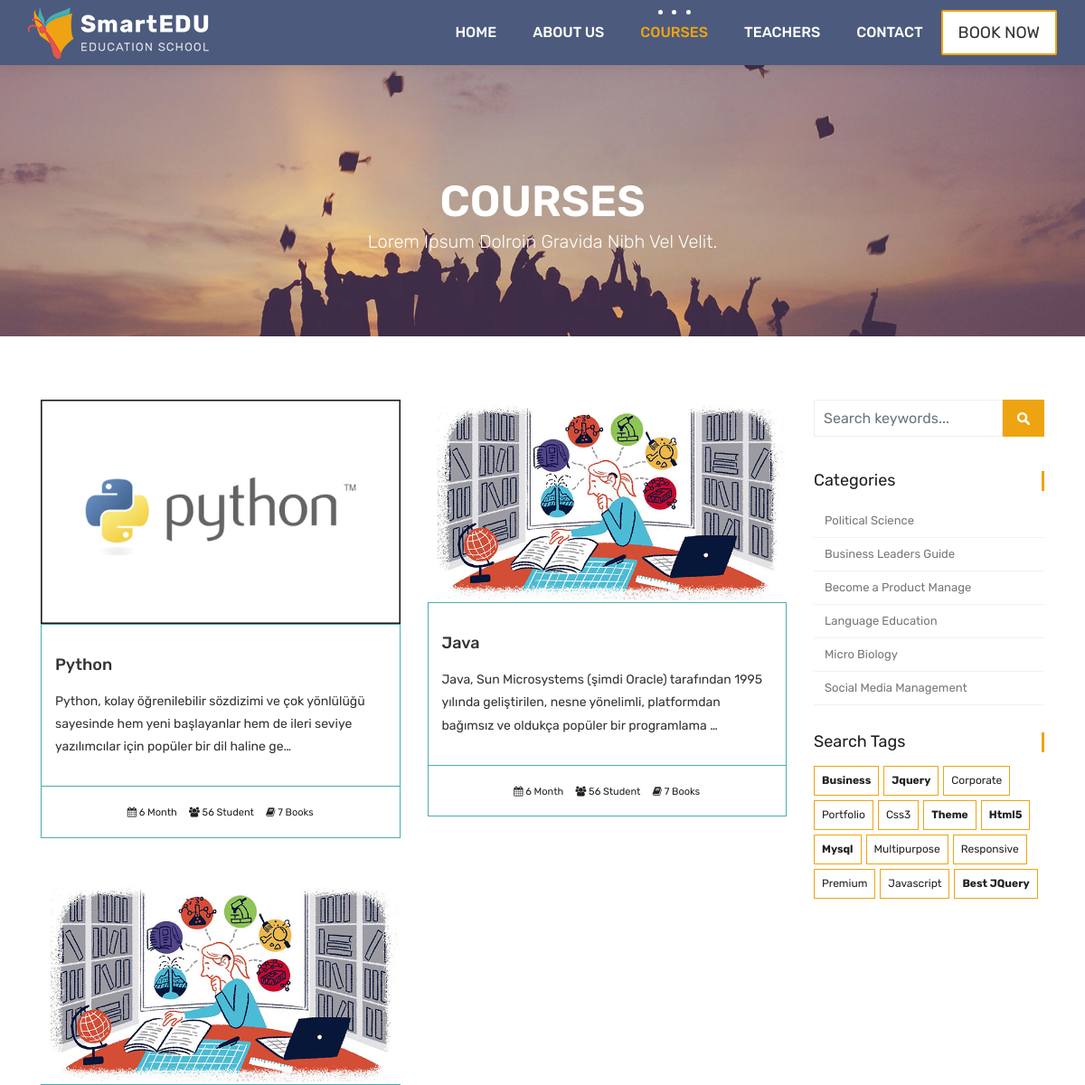
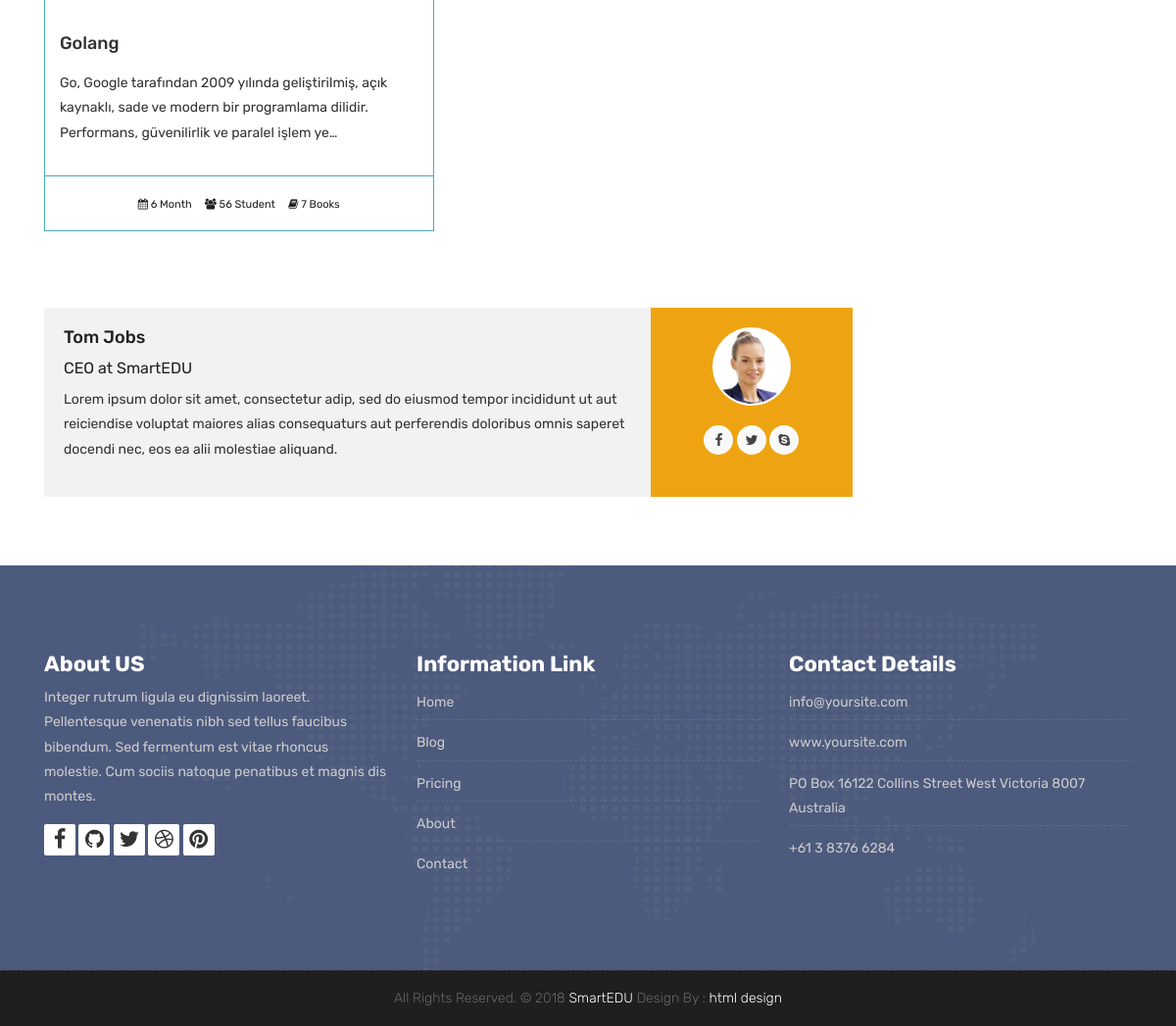
Page /courses/ on the committed database (2 pictures, top to bottom).
### courses/models.py (models this page shows, shortened)
class Course(models.Model):
    name = models.CharField(max_length=200, unique=True)
    description = models.TextField(blank=True, null=True)
    image = models.ImageField(upload_to='courses/%Y/%m/%d/', default='courses/default_course_image.jpg')
    date = models.DateField(auto_now=True)
    available = models.BooleanField(default=True)

### courses/views.py (the view)
# urls.py: path('', views.course_list, name='courses'),
def course_list(request):
    courses = Course.objects.all().order_by('-date')
    context = {
        'courses': courses
    }
    return render(request, 'courses.html',context)

### templates/courses.html
{% extends 'partials/_base.html' %}
{% load static %}
{% block content %}
<div class="all-title-box">
    <div class="container text-center">
        <h1>COURSES<span class="m_1">Lorem Ipsum dolroin gravida nibh vel velit.</span></h1>
    </div>
</div>
<div id="overviews" class="section wb">
    <div class="container">
        <div class="row">
            <div class="col-lg-9 blog-post-single">
                <div class="row">
                    {% for course in courses %}
                    <div class="col-lg-6 col-md-6 col-12 mb-5">
                        <div class="course-item">
                            <div class="image-blog w-64 h-64 object-cover">
                                <img src="{{course.image.url}}" alt="" class="img-fluid">
                            </div>
                            <div class="course-br">
                                <div class="course-title">
                                    <h2><a href="#" title="">{{course.name}}</a></h2>
                                </div>
                                <div class="course-desc">
                                    <p>{{course.description | truncatechars:150}} </p>
                                </div>
                            </div>
                            <div class="course-meta-bot">
                                <ul>
                                    <li><i class="fa fa-calendar" aria-hidden="true"></i> 6 Month</li>
                                    <li><i class="fa fa-users" aria-hidden="true"></i> 56 Student</li>
                                    <li><i class="fa fa-book" aria-hidden="true"></i> 7 Books</li>
                                </ul>
                            </div>
                        </div>
                    </div>
                    {% endfor %}
                </div>
                <div class="blog-author">
                    <div class="author-bio">
                        <h3 class="author_name"><a href="#">Tom Jobs</a></h3>
                        <h5>CEO at <a href="#">SmartEDU</a></h5>
                        <p class="author_det">
                            Lorem ipsum dolor sit amet, consectetur adip, sed do eiusmod tempor incididunt ut aut
                            reiciendise voluptat maiores alias consequaturs aut perferendis doloribus omnis saperet
                            docendi nec, eos ea alii molestiae aliquand.
                        </p>
                    </div>
                    <div class="author-desc">
                        <img src="images/author.jpg" alt="about author">
                        <ul class="author-social">
                            <li><a href="#"><i class="fa fa-facebook"></i></a></li>
                            <li><a href="#"><i class="fa fa-twitter"></i></a></li>
                            <li><a href="#"><i class="fa fa-skype"></i></a></li>
                        </ul>
                    </div>
                </div>
            </div>
            <div class="col-lg-3 col-12 right-single">
                <div class="widget-search">
                    <div class="site-search-area">
                        <form method="get" id="site-searchform" action="#">
                            <div>
                                <input class="input-text form-control" name="search-k" id="search-k"
                                       placeholder="Search keywords..." type="text">
                                <input id="searchsubmit" value="Search" type="submit">
                            </div>
                        </form>
                    </div>
                </div>
                <div class="widget-categories">
                    <h3 class="widget-title">Categories</h3>
                    <ul>
                        <li><a href="#">Political Science</a></li>
                        <li><a href="#">Business Leaders Guide</a></li>
                        <li><a href="#">Become a Product Manage</a></li>
                        <li><a href="#">Language Education</a></li>
                        <li><a href="#">Micro Biology</a></li>
                        <li><a href="#">Social Media Management</a></li>
                    </ul>
                </div>
                <div class="widget-tags">
                    <h3 class="widget-title">Search Tags</h3>
                    <ul class="tags">
                        <li><a href="#"><b>business</b></a></li>
                        <li><a href="#"><b>jquery</b></a></li>
                        <li><a href="#">corporate</a></li>
                        <li><a href="#">portfolio</a></li>
                        <li><a href="#">css3</a></li>
                        <li><a href="#"><b>theme</b></a></li>
                        <li><a href="#"><b>html5</b></a></li>
                        <li><a href="#"><b>mysql</b></a></li>
                        <li><a href="#">multipurpose</a></li>
                        <li><a href="#">responsive</a></li>
                        <li><a href="#">premium</a></li>
                        <li><a href="#">javascript</a></li>
                        <li><a href="#"><b>Best jQuery</b></a></li>
                    </ul>
                </div>
            </div>
        </div>
    </div>
</div>
{% endblock %}

### templates/partials/_base.html (shortened to what this page needs)
{% load static %}
<!DOCTYPE html>
<html lang="en">
<link rel="stylesheet" href="{% static 'css/bootstrap.min.css' %}">
<link rel="stylesheet" href="{% static 'style.css' %}">
<link rel="stylesheet" href="{% static 'css/versions.css' %}">
<link rel="stylesheet" href="{% static 'css/responsive.css' %}">
<link rel="stylesheet" href="{% static 'css/custom.css' %}">
</head>
<body class="host_version">
{% include 'partials/_navbar.html' %}
{% block content %}
{% endblock %}
{% include 'partials/_footer.html' %}

### templates/partials/_navbar.html (shortened to what this page needs)
{% load static %}
<header class="top-navbar">
    <nav class="navbar navbar-expand-lg navbar-light bg-light">
        <div class="container-fluid">
            <a class="navbar-brand" href="{% url 'index' %}">
                <img src="{% static 'images/logo.png' %}" alt=""/>
            </a>
            <div class="collapse navbar-collapse" id="navbars-host">
                <ul class="navbar-nav ml-auto">
                    <li class="nav-item {% if '/' == request.path %} active {% endif %}"><a class="nav-link" href="{% url 'index' %}">Home</a></li>
                    <li class="nav-item {% if 'about' in request.path %} active {% endif %}"><a class="nav-link" href="{% url 'about' %}">About Us</a></li>
                     <li class="nav-item {% if 'courses' in request.path %} active {% endif %}"><a class="nav-link" href="{% url 'courses' %}">Courses</a></li>
                    <li class="nav-item"><a class="nav-link" href="teachers.html">Teachers</a></li>
                    <li class="nav-item"><a class="nav-link" href="contact.html">Contact</a></li>
                </ul>
                <ul class="nav navbar-nav navbar-right">
                    <li><a class="hover-btn-new log orange" href="#" data-toggle="modal" data-target="#login"><span>Book Now</span></a>
                    </li>
                </ul>
            </div>
        </div>
    </nav>
</header>

### templates/partials/_footer.html (shortened to what this page needs)
{% load static %}
<footer class="footer">
    <div class="container">
        <div class="row">
            <div class="col-lg-4 col-md-4 col-xs-12">
                <div class="widget clearfix">
                    <div class="widget-title">
                        <h3>About US</h3>
                    </div>
                    <p> Integer rutrum ligula eu dignissim laoreet. Pellentesque venenatis nibh sed tellus faucibus
                        bibendum. Sed fermentum est vitae rhoncus molestie. Cum sociis natoque penatibus et magnis dis
                        montes.</p>
                    <div class="footer-right">
                        <ul class="footer-links-soi">
                            <li><a href="#"><i class="fa fa-facebook"></i></a></li>
                            <li><a href="#"><i class="fa fa-github"></i></a></li>
                            <li><a href="#"><i class="fa fa-twitter"></i></a></li>
                            <li><a href="#"><i class="fa fa-dribbble"></i></a></li>
                            <li><a href="#"><i class="fa fa-pinterest"></i></a></li>
                        </ul>
                    </div>
                </div>
            </div>
            <div class="col-lg-4 col-md-4 col-xs-12">
                <div class="widget clearfix">
                    <div class="widget-title">
                        <h3>Information Link</h3>
                    </div>
                    <ul class="footer-links">
                        <li><a href="#">Home</a></li>
                        <li><a href="#">Blog</a></li>
                        <li><a href="#">Pricing</a></li>
                        <li><a href="#">About</a></li>
                        <li><a href="#">Contact</a></li>
                    </ul>
                </div>
            </div>
            <div class="col-lg-4 col-md-4 col-xs-12">
                <div class="widget clearfix">
                    <div class="widget-title">
                        <h3>Contact Details</h3>
                    </div>
                    <ul class="footer-links">
                        <li><a href="mailto:#">info@yoursite.com</a></li>
                        <li><a href="#">www.yoursite.com</a></li>
                        <li>PO Box 16122 Collins Street West Victoria 8007 Australia</li>
                        <li>+61 3 8376 6284</li>
                    </ul>
                </div>
            </div>
        </div>
    </div>
</footer>
<div class="copyrights">
    <div class="container">
        <div class="footer-distributed">
            <div class="footer-center">
                <p class="footer-company-name">All Rights Reserved. &copy; 2018 <a href="#">SmartEDU</a> Design By : <a
                        href="https://html.design/">html design</a></p>
            </div>
        </div>
    </div>
</div>
</body>
</html>

### rows in the picture
Course: image (picture), name "Python", description "Python, kolay öğrenilebilir sözdizimi ve çok yönlülüğü sayesinde hem yeni başlayanlar hem de ileri seviye yazılımcılar için popüler bir dil haline ge…"
Course: image (placeholder picture), name "Java", description "Java, Sun Microsystems (şimdi Oracle) tarafından 1995 yılında geliştirilen, nesne yönelimli, platformdan bağımsız ve oldukça popüler bir programlama …"
Course: image (placeholder picture), name "Golang", description "Go, Google tarafından 2009 yılında geliştirilmiş, açık kaynaklı, sade ve modern bir programlama dilidir. Performans, güvenilirlik ve paralel işlem ye…"
